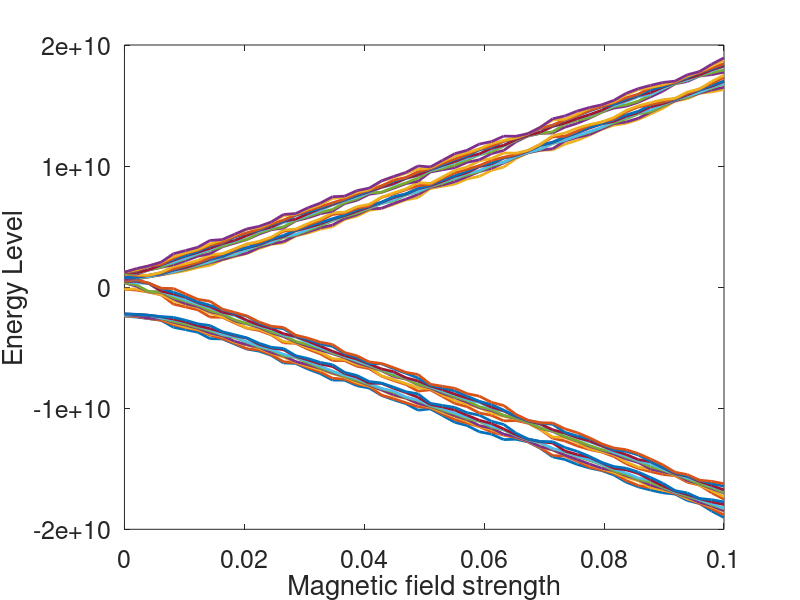

Write the MATLAB code that produced this figure.
%% ronson_chan_2_2
clc
clear all
close all

% parameters definition
% B0 = linspace(0,0.1,32); % T change B strength from 0 to 0.1 with 32 increments
B0 = 0.1;
gnp = -17.235e6 * 2*pi; % in radians
gnsi = 8.458e6 * 2*pi;
ge = 2*pi*28e9;
Ap = 117e6 *2*pi;
sx = [0,1;1,0];
sy = [0,-1i;1i,0];
sz = [1,0;0,-1];
hbar = 1;
I = eye(2);

N = 3;
% prompt = "Enter value for N: ";
% N = input(prompt);  % N is the number of silicon atom 
% for q2.1, choose N = 3
size = N+2; % it's always N silicon atom plus 1 electron 
            % plus 1 phosphours 

spin_x = zeros(2^size, 2^size, size);  
spin_y = zeros(2^size, 2^size, size); 
spin_z = zeros(2^size, 2^size, size); 
% initialize a 3D array where X/Y plane stores 
% the data of your tensor
% and have the order of spins stacking
% on top of each other
           
% for X orientation
for i = 1:size
    if i == 1
        spin_x(1:2,1:2,i) = sx;      
    else
        spin_x(1:2,1:2,i) = I;
   
    end
    for j = 2:size
        if i == j
            spin_x(1:2^j,1:2^j,i) = kron(spin_x(1:2^(j-1),1:2^(j-1),i),sx);
        else
            spin_x(1:2^j,1:2^j,i) = kron(spin_x(1:2^(j-1),1:2^(j-1),i),I);
        end
    end
end
% for y orientation
for i = 1:size
    if i == 1
        spin_y(1:2,1:2,i) = sy;
        
    else
        spin_y(1:2,1:2,i) = I;
   
    end
    for j = 2:size
        if i == j
            spin_y(1:2^j,1:2^j,i) = kron(spin_y(1:2^(j-1),1:2^(j-1),i),sy);
        else
            spin_y(1:2^j,1:2^j,i) = kron(spin_y(1:2^(j-1),1:2^(j-1),i),I);
        end
    end    
end
% for z orientation
for i = 1:size
    if i == 1
        spin_z(1:2,1:2,i) = sz;
        
    else
        spin_z(1:2,1:2,i) = I;
   
    end
    for j = 2:size
        if i == j
            spin_z(1:2^j,1:2^j,i) = kron(spin_z(1:2^(j-1),1:2^(j-1),i),sz);
        else
            spin_z(1:2^j,1:2^j,i) = kron(spin_z(1:2^(j-1),1:2^(j-1),i),I);
        end
    end   
end


A = zeros(N,1);
B = linspace(0, 0.1, 50);
E_level = zeros(2^size, 2^size);
% contructing hamiltonian over changing B
for t = 1:length(B)
    Hi = zeros(2^size, 2^size) ; 
    Hsi = zeros(2^size, 2^size);
    for i = 1:N
        A(i) = rand() * 2*pi*50e6/hbar;
        Hsi = Hsi + gnsi*B(t)*spin_z(:,:,i+2);  % fifth term on the hamiltonian equation
        Hi = Hi + A(i)*(spin_x(:,:,1)*spin_x(:,:,i+2)...    % forth term on the hamiltonian equation
            + spin_y(:,:,1)*spin_y(:,:,i+2) + spin_z(:,:,1)*spin_z(:,:,i+2));
    end
    H_tot = -ge*B(t)*spin_z(:,:,1) + gnp*B(t)*spin_z(:,:,2)...
            + Ap*(spin_x(:,:,1)*spin_x(:,:,2) + spin_y(:,:,1)*spin_y(:,:,2) ...
            + spin_z(:,:,1)*spin_z(:,:,2)) + Hsi + Hi;
    E_level(t,:) = eig(H_tot);
    
end    
plot(B, E_level, 'LineWidth', 2);
xlabel('Magnetic field strength');
ylabel('Energy Level');
set(gca, 'Fontsize', 18);
